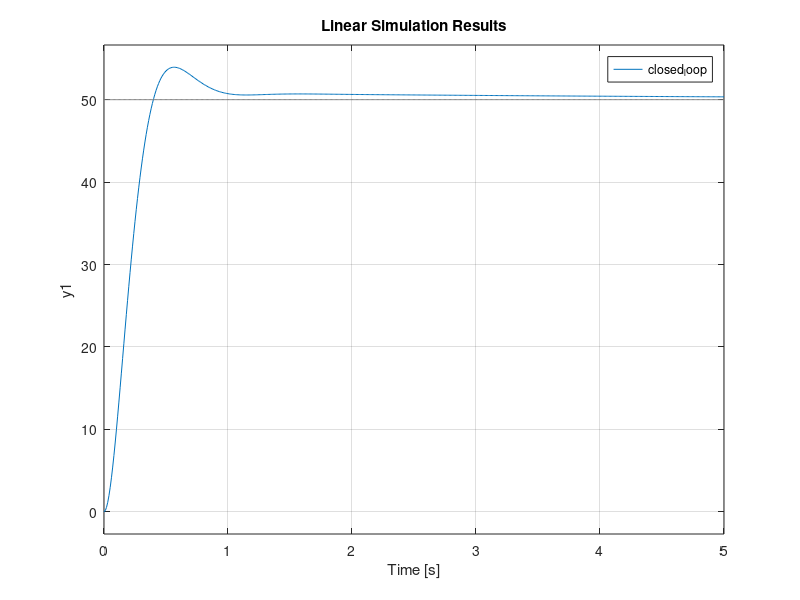

This chart was generated by the following MATLAB code: (Note: this script raises an error after producing the figure.)
clear, clc, close all

%% PI 
Gc = zpk(-0.2 , 0, 2.25); % Gc = zpk(-c, 0, Kp);
Gp = zpk([], [-0.1 -10], 25);

open_loop = Gc*Gp;
closed_loop = feedback(open_loop, 1,-1);

time = (0:0.01:5)';
u = 50*ones(length(time),1);
y = lsim(closed_loop, u, time);

figure;
lsim(closed_loop, u, time);
stepinfo(y,time)

%% Fuzzy-PI 
fis = create_Fis();
[A,B,C,D] = tf2ss(25, poly([-0.1 -10]));
time = (0:0.01:5)';

ke = 1.1;
k1 = 20;
a = 0.28;
kd = a*ke; 

y_fuzzy = compute(time,[0;0],A,B,C,fis,ke,kd,k1,@input_one);

%% Plot
figure;
plot(time, [y y_fuzzy]);
legend('Classic PI', 'Fuzzy-PI');
title('Classic PI vs Fuzzy-PI controller');
xlabel('Time');

fprintf('PI controller | step-response characteristics: \n')
stepinfo(y, time)

fprintf('FUZZY-PI controller | step-response characteristics: \n')
stepinfo(y_fuzzy, time)

%% Rule stimulation
ruleview(fis);

%% 3D Surface
figure;
gensurf(fis)
title('Output surface of FUZZY-PI');

%% Scenario 2
time = (0:0.01:20);
r2 = input_two_pi(time);
r3 = input_three_pi(time);

y2 = lsim(closed_loop, r2, time);
y3 = lsim(closed_loop, r3, time);

y_fuzzy2 = compute(time,[0;0],A,B,C,fis,ke,kd,k1,@input_two);
y_fuzzy3 = compute(time,[0;0],A,B,C,fis,ke,kd,k1,@input_three);

figure;
plot(time, r2(:), 'b',time, y2(:), 'g', time, y_fuzzy2(:),'r');
title('PI vs Fuzzy-PI controller');
legend('Reference signal', 'PI controller', 'Fuzzy-PI controller');

figure;
plot(time, r3(:), 'b',time, y3(:), 'g', time, y_fuzzy3(:),'r');
title('PI vs Fuzzy-PI controller');
legend('Reference signal', 'PI controller', 'Fuzzy-PI controller');


%% INPUTS
function r = input_one(t)
    r = 50;
end

function r = input_two_pi(time)
r = zeros(length(time),1);
    for i = 1:length(time)
        t = time(i);
        if t<5
            r(i) = 50;
        elseif t>=5 && t<10
            r(i) = 20;
        else
            r(i) = 40;
        end
    end
end

function r = input_two(t)
    if t<5
        r = 50;
    elseif t>=5 && t<10
        r = 20;
    else
        r = 40;
    end
end

function r = input_three_pi(time)
r = zeros(length(time),1);
    for i = 1:length(time)
        t = time(i);
        if t<5
            r(i) = 10*t;
        elseif t>=5 && t<10
            r(i) = 50;
        else
            r(i) = -5*(t-10)+50;
        end
    end
end

function r = input_three(t)
    if t<5
        r = 10*t;
    elseif t>=5 && t<10
        r = 50;
    else
        r = -5*(t-10)+50;
    end
end
